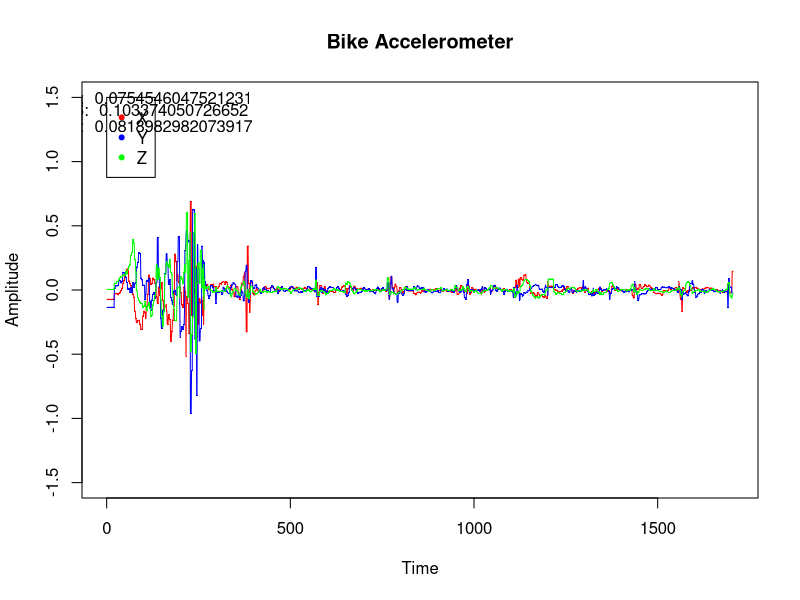

Write the R code that produced this figure.
require (graphics)
pdf("Bike_raw.pdf")

#names<- c('TimeStamp','Ax','Ay','Az','Gx','Gy','Gz')

data<-read.csv("Bike.csv", header = FALSE)

#data[order(as.Date(data$V1, format="%Y-%m-%d %H:%M:%S +%f")),]

data<-data[order(data$V1),]

write.csv(data, file="sortBike.csv")



xRMS<-paste("xRMS: ", sqrt(mean(data$V2^2)))
yRMS<-paste("yRMS: ", sqrt(mean(data$V3^2)))
zRMS<-paste("zRMS: ", sqrt(mean(data$V4^2)))


plot(data$V2, type='o', pch='.', col="red", ylim=c(-1.5,1.5), xlab="Time", ylab = "Amplitude", main = "Bike Accelerometer")
lines(data$V3, type='o', pch='.', col="blue")
lines(data$V4, type='o', pch='.', col="green")
legend(0, 1.5, c("X", "Y", "Z"), col=c("red","blue","green"), pch=c(20,20,20))

text(c(100,100,100),c(1.5,1.39,1.28), labels=c(xRMS, yRMS ,  zRMS))

dev.off()
